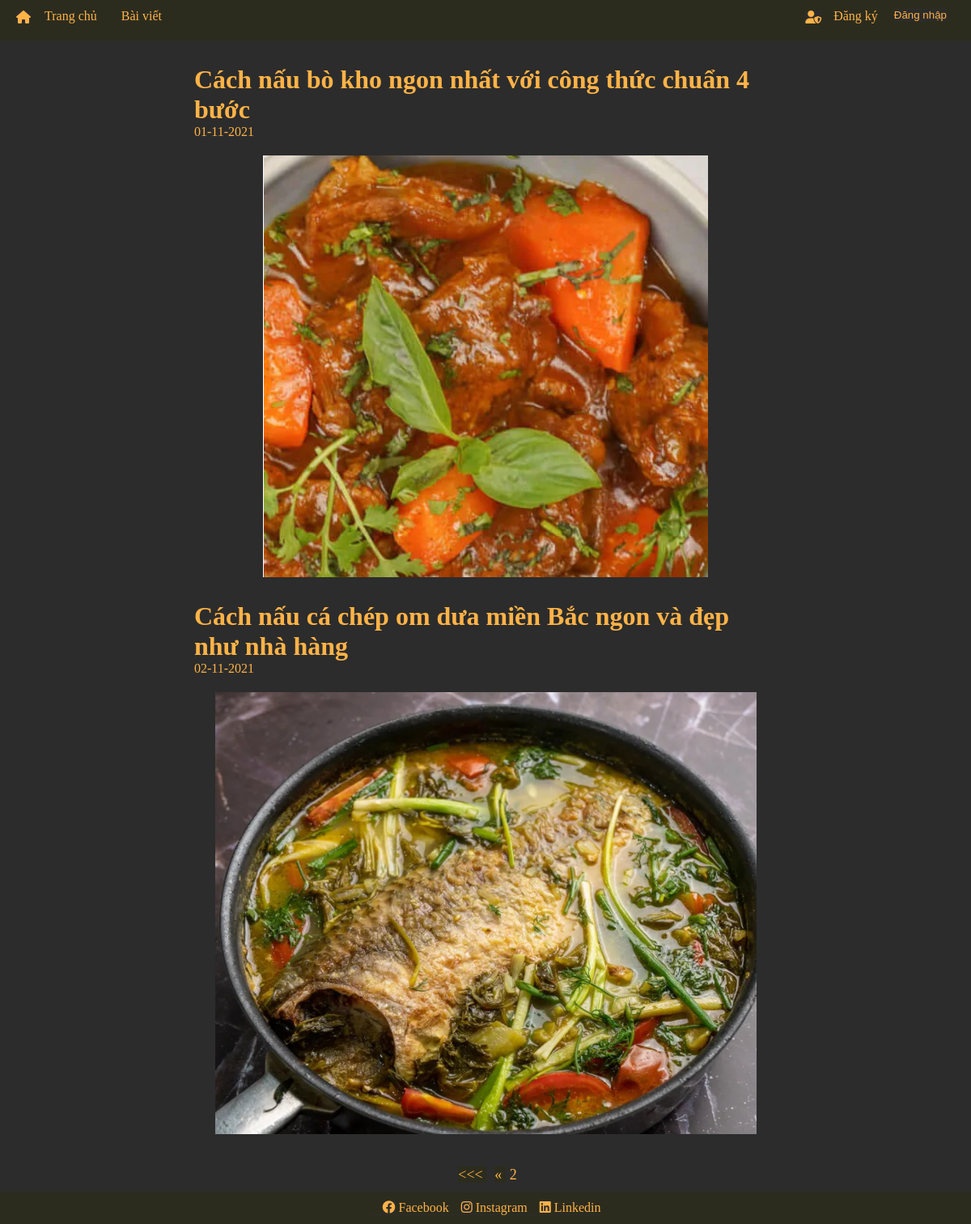
Screenshot of /?page=2 with the database file from the repository.
### blog/models.py (models this page shows, shortened)
class Post(models.Model):
    category = models.ForeignKey(PostCategory, on_delete=models.CASCADE, related_name='posts')
    title = models.CharField(max_length=100)
    image = models.ImageField(null=True)
    date = models.DateTimeField(auto_now_add=True)

### blog/views.py (the view)
# urls.py: path('', views.index, name='index'),
def index(request):
    postall = models.Post.objects.all()
    paginator = Paginator(postall, 2)
    page_number = request.GET.get('page')
    page_obj = paginator.get_page(page_number)
    return render(request, 'pages/index.html', {'page_obj': page_obj, 'category': category})

### blog/templates/pages/index.html (shortened to what this page needs)
{% extends 'pages/base.html' %}
{% block content %}
 <div class="body">
            <div class="body--box">
                {% for item in page_obj %}
                <div class="body-box-item">
                    <div class="body--item body--title">
                        <h1><a class="body-item-title-link" href="{% url 'post' item.id %}">{{item.title}}</a></h1>
                        <label>{{item.date|date:"d-m-Y"}}</label>
                    </div>
                    <div class="body--item body--img">
                        <img src="{{item.image.url}}">
                    </div>
                </div>
                {%  endfor %}
            </div>
        </div>
        <div class="pagination-home">
            <span class="step-links">
                {% if page_obj.has_previous %}
                    <a class="paginate-number" href="?page=1"> <<< </a>
                    <a class="paginate-number" href="?page={{ page_obj.previous_page_number }}">  &laquo;  </a>
                {% endif %}
                <span class="current">
                    <a class="paginate-number>">{{ page_obj.number }}</a>
                </span>
            </span>
        </div>
{% endblock %}

### blog/static/home/style.css (style rules this page uses)
* { position: relative; padding: 0; margin: 0; box-sizing: border-box; color: rgb(255, 179, 71); background-color: rgb(44, 44, 44); }
.body { display: flex; min-height: 80vh; justify-content: center; margin-top: 50px; width: 100%; margin-bottom: 40px; }
.body-box-item { margin-top: 30px; }
.body-item-title-link { text-decoration: none; }
.body--box { width: 60vw; background-color: rgb(44, 44, 44); margin: auto; }
.body--item + .body--item { margin-top: 20px; }
.body--img { display: flex; justify-content: center; }
.pagination-home { display: flex; align-items: center; justify-content: center; margin-bottom: 10px; }
.step-links > a { text-decoration: none; background-color: rgb(44, 44, 30); margin: 5px; text-align: center; font-size: 18px; }
.current > a { font-size: 18px; }

### rows the page displays
Post: title "Cách nấu bò kho ngon nhất với công thức chuẩn 4 bước", date "01-11-2021", image (picture)
Post: title "Cách nấu cá chép om dưa miền Bắc ngon và đẹp như nhà hàng", date "02-11-2021", image (picture)

### other values shown
{{ page_obj.number }} "2"
